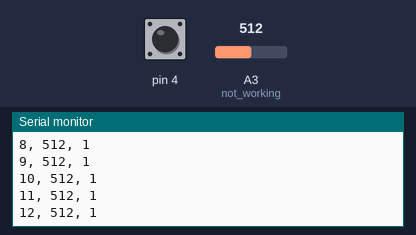
The sketch below on a simulated Arduino Uno, built with avr-gcc and run on an emulated ATmega328P. Parts: the last lines printed to the serial monitor. Inputs (shaded band) come from the test bench; at power-on: A3 (not_working) = 512, pin 4 HIGH.

Above: at 1.2 s.
1.3 s: A3 (not_working) set to 716
At 1.31 s:
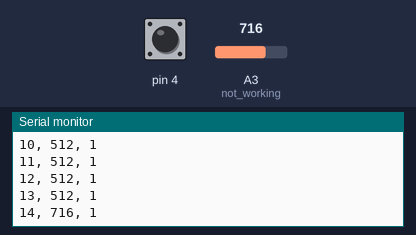
2.8 s: pin 4 pulled LOW for 0.15 s
At 2.82 s:
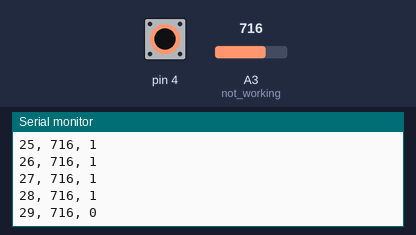
4.4 s: pin 4 pulled LOW for 1 s
At 4.43 s:
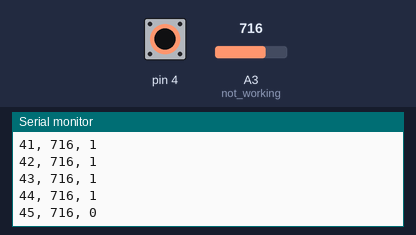
6.9 s: A3 (not_working) set to 900
At 6.94 s:
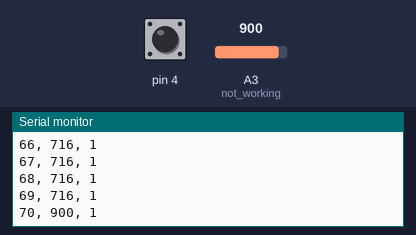
Timing chart, 0 to 9.4 s (numbered marks = the images above; inputs shaded):
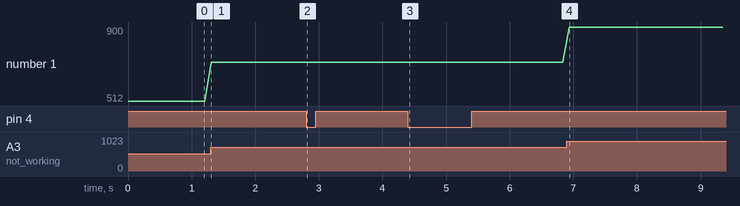

Measured:
- after the input at 1.3 s, the serial monitor: prints a new line at once (image 1)
- after the input at 2.8 s, the serial monitor: prints a new line at once (image 2)
- after the input at 4.4 s, the serial monitor: prints a new line at once (image 3)
- after the input at 6.9 s, the serial monitor: prints a new line at once (image 4)
- plotted number 1: 512 → 716 after the input at 1.3 s, 716 → 900 after the input at 6.9 s

The sketch:

python_com.ino
```cpp
int i = 0;
int ldr = 0;
int btn = 0;


void setup() {
  // put your setup code here, to run once:

  //Initiate Serial communication.
  Serial.begin(9600);

  pinMode(4, INPUT_PULLUP);
  pinMode(17, INPUT_PULLUP);//not working


}

void loop() {
  // put your main code here, to run repeatedly:

  i++;

  ldr = analogRead(17); //not working
  btn = digitalRead(4);
  Serial.print(i);
  Serial.print(", ");
  Serial.print(ldr);
  Serial.print(", ");
  Serial.print(btn);
  Serial.println();
  delay(100);
}
```
